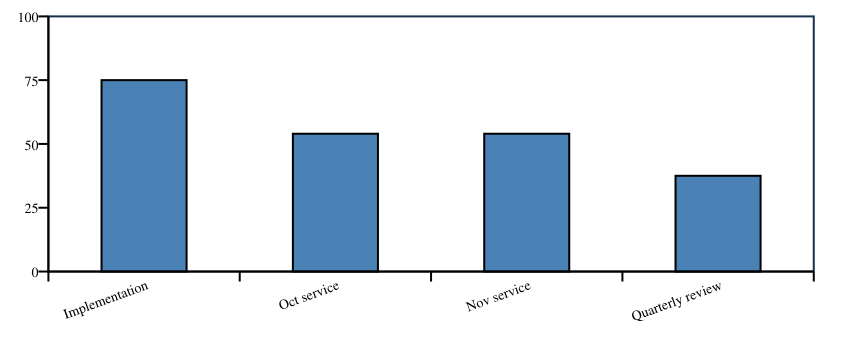
#> input picture backend/data/layout_crops/86bc8d6d-d871-4286-b7a0-d24b9da5e655/page_1_figure_1.png, 845 x 348 px, found by its file name
$ python test_chart_values.py
#> lines starting #> are read from the running program, lines starting #| are printed output that depends on the picture; after the words box and inside, x2 and y2 are one past the last pixel; in counts of white or black regions, pixels touching at a corner belong together

import cv2
import numpy as np

IMAGE_PATH = (
    r"data\layout_crops"
    r"\86bc8d6d-d871-4286-b7a0-d24b9da5e655"
    r"\page_1_figure_1.png"
)

image = cv2.imread(IMAGE_PATH)
#> image is the input picture: shape (348, 845, 3); mean B, G, R 236.6, 228.4, 219.5

if image is None:
    raise FileNotFoundError(f"Chart image not found: {IMAGE_PATH}")

height, width = image.shape[:2]
#> height = 348; width = 845

hsv = cv2.cvtColor(image, cv2.COLOR_BGR2HSV)
#> hsv: shape (348, 845, 3); mean H, S, V 18.3, 25, 236.6

# Isolate blue bars.
mask = cv2.inRange(
    hsv,
    np.array([90, 40, 40]),
    np.array([130, 255, 255]),
)
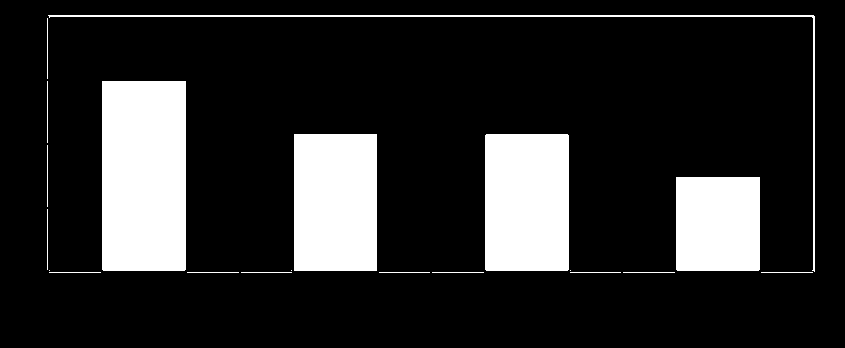
#> mask: shape (348, 845); 16.8% white; 20 white regions (3 under 20 px)

contours, _ = cv2.findContours(
    mask,
    cv2.RETR_EXTERNAL,
    cv2.CHAIN_APPROX_SIMPLE,
)
#> contours = 20 contours, 15 with area under 20; largest, box (x1, y1, x2, y2) and area: (102, 81, 186, 271) 15686, (485, 134, 569, 271) 11286, (294, 134, 377, 271) 11152, (676, 177, 760, 271) 7718, (48, 15, 815, 272) 1022

bars = []

for contour in contours:
    x, y, w, h = cv2.boundingRect(contour)

    # Exclude the large chart border and tiny regions.
    if w >= 40 and w <= 150 and h >= 50 and cv2.contourArea(contour) > 1000:
        bars.append((x, y, w, h))
#> this loop made 20 passes
#> (contour, x, y, w, h) on passes 1, 2, 3, 4, 5, 6, 7, 8, 12, 14: ([[761, 272], [812, 272]], 761, 272, 52, 1), ([[623, 272], [674, 272]], 623, 272, 52, 1), ([[570, 272], [620, 272]], 570, 272, 51, 1), ([[432, 272], [483, 272]], 432, 272, 52, 1), ([[379, 272], [429, 272]], 379, 272, 51, 1), ([[241, 272], [291, 272]], 241, 272, 51, 1), ([[187, 272], [238, 272]], 187, 272, 52, 1), ([[49, 272], [100, 272]], 49, 272, 52, 1), ([[47, 209], [47, 269]], 47, 209, 1, 61), ([[47, 145], [47, 206]], 47, 145, 1, 62)
#> (x, y, w, h) on passes 9, 10, 11, 13, 15, 17: (570, 270, 1, 1), (291, 270, 1, 1), (49, 270, 1, 1), (676, 177, 84, 94), (485, 134, 84, 137), (102, 81, 84, 190)
#> after the loop, bars = [(676, 177, 84, 94), (485, 134, 84, 137), (294, 134, 83, 137), (102, 81, 84, 190)]

bars.sort(key=lambda item: item[0])

if len(bars) != 4:
    raise ValueError(
        f"Expected 4 bars, detected {len(bars)}. "
        f"Bounding boxes: {bars}"
    )

# Approximate plot coordinates based on this test chart.
# These coordinates must be recalibrated for other charts.
plot_top = 16
plot_bottom = 271

axis_max = 100
axis_min = 0

print(f"Image dimensions: {width} x {height}")
#| Image dimensions: 845 x 348
print(f"Plot vertical range: {plot_top} to {plot_bottom}")
print()

for index, (x, y, w, h) in enumerate(bars, start=1):
    bar_top = y
    estimated_value = (
        (plot_bottom - bar_top)
        / (plot_bottom - plot_top)
        * (axis_max - axis_min)
        + axis_min
    )

    print(
        f"Bar {index}: "
        f"x={x}, y={y}, width={w}, height={h}, "
        f"estimated_value={estimated_value:.1f}"
    )
#> this loop made 4 passes
#> (x, y, w, h, bar_top, estimated_value) on passes 1 to 4: (102, 81, 84, 190, 81, 74.51), (294, 134, 83, 137, 134, 53.73), (485, 134, 84, 137, 134, 53.73), (676, 177, 84, 94, 177, 36.86)
#| Bar 1: x=102, y=81, width=84, height=190, estimated_value=74.5
#| Bar 2: x=294, y=134, width=83, height=137, estimated_value=53.7
#| Bar 3: x=485, y=134, width=84, height=137, estimated_value=53.7
#| Bar 4: x=676, y=177, width=84, height=94, estimated_value=36.9
